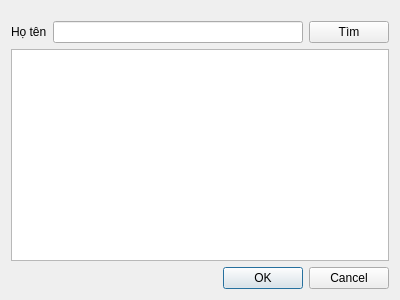
<?xml version="1.0" encoding="UTF-8"?>
<ui version="4.0">
 <class>DlgSearchPerson</class>
 <widget class="QDialog" name="DlgSearchPerson">
  <property name="geometry">
   <rect>
    <x>0</x>
    <y>0</y>
    <width>400</width>
    <height>300</height>
   </rect>
  </property>
  <property name="windowTitle">
   <string>Dialog</string>
  </property>
  <layout class="QVBoxLayout" name="verticalLayout_2">
   <item>
    <layout class="QVBoxLayout" name="verticalLayout">
     <item>
      <layout class="QHBoxLayout" name="horizontalLayout">
       <property name="topMargin">
        <number>10</number>
       </property>
       <item>
        <widget class="QLabel" name="label">
         <property name="text">
          <string>Họ tên</string>
         </property>
        </widget>
       </item>
       <item>
        <widget class="QLineEdit" name="txtName"/>
       </item>
       <item>
        <widget class="QPushButton" name="btnSearch">
         <property name="text">
          <string>Tìm</string>
         </property>
         <property name="icon">
          <iconset>
           <normalon>:/icon/icon/icons8-search-64.png</normalon>
          </iconset>
         </property>
        </widget>
       </item>
      </layout>
     </item>
     <item>
      <widget class="QTableWidget" name="tblList">
       <property name="editTriggers">
        <set>QAbstractItemView::NoEditTriggers</set>
       </property>
      </widget>
     </item>
    </layout>
   </item>
   <item>
    <widget class="QDialogButtonBox" name="buttonBox">
     <property name="orientation">
      <enum>Qt::Horizontal</enum>
     </property>
     <property name="standardButtons">
      <set>QDialogButtonBox::Cancel|QDialogButtonBox::Ok</set>
     </property>
    </widget>
   </item>
  </layout>
 </widget>
 <resources/>
 <connections>
  <connection>
   <sender>buttonBox</sender>
   <signal>accepted()</signal>
   <receiver>DlgSearchPerson</receiver>
   <slot>accept()</slot>
   <hints>
    <hint type="sourcelabel">
     <x>248</x>
     <y>254</y>
    </hint>
    <hint type="destinationlabel">
     <x>157</x>
     <y>274</y>
    </hint>
   </hints>
  </connection>
  <connection>
   <sender>buttonBox</sender>
   <signal>rejected()</signal>
   <receiver>DlgSearchPerson</receiver>
   <slot>reject()</slot>
   <hints>
    <hint type="sourcelabel">
     <x>316</x>
     <y>260</y>
    </hint>
    <hint type="destinationlabel">
     <x>286</x>
     <y>274</y>
    </hint>
   </hints>
  </connection>
 </connections>
</ui>
